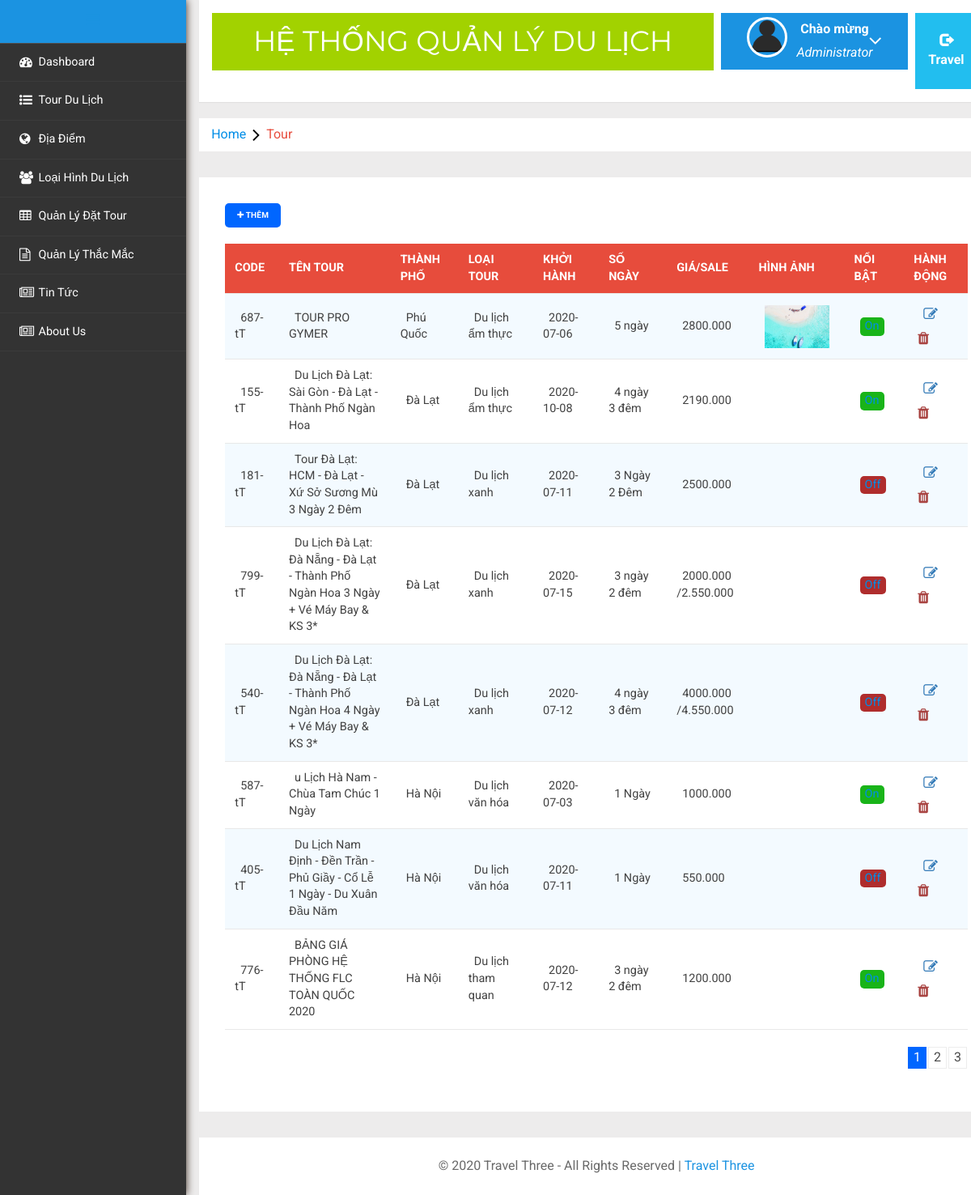
The page /index.php?controller=admin&action=tour (signed in) on the database its author committed.
### tables this page shows
CREATE TABLE `tbl_tour` (
  `id_tour` int(11) NOT NULL,
  `id_destination` int(11) NOT NULL,
  `id_activities` int(11) NOT NULL,
  `Code` varchar(255) NOT NULL,
  `Name_tour` varchar(255) NOT NULL,
  `startDate` date NOT NULL,
  `time_tour` varchar(255) NOT NULL,
  `Price` varchar(255) NOT NULL,
  `Img` varchar(255) NOT NULL,
  `Img1` varchar(255) NOT NULL,
  `Img2` varchar(255) NOT NULL,
  `Img3` varchar(255) NOT NULL,
  `Sale` varchar(255) NOT NULL,
  `Content` text NOT NULL,
  `CtTour` longtext NOT NULL,
  `Feature` varchar(255) NOT NULL
);

CREATE TABLE `tbl_destination` (
  `id_destination` int(11) NOT NULL,
  `Name_city` varchar(255) NOT NULL,
  `Details` varchar(255) NOT NULL,
  `Picture` varchar(255) NOT NULL
);

CREATE TABLE `tbl_activities` (
  `id_activities` int(11) NOT NULL,
  `Name_LH` varchar(255) NOT NULL,
  `Details` varchar(255) NOT NULL,
  `Picture` varchar(255) NOT NULL
);

### model/db_config.php (called while the page is built, shortened)
<?php
class Database
{
    private $hostname = 'localhost';
    private $username = 'root';
    private $pass = '';
    private $dbname = 'travel';
    private $conn = NULL;
    private $result = NULL;
    public function connect()
    {
        $this->conn = new mysqli($this->hostname, $this->username, $this->pass, $this->dbname);
        if (!$this->conn) {
            echo "Connect Fail";
            exit();
        } else {
            mysqli_set_charset($this->conn, 'utf8');
        }
        return $this->conn;
    }
    public function execute($sql)
    {
        $this->result = $this->conn->query($sql);
        return $this->result;
    }
    public function getData()
    {
        if ($this->result) {
            $data = mysqli_fetch_array($this->result);
        } else {
            $data = 0;
        }
        return $data;
    }
    public function num_rows()
    {
        if ($this->result) {
            $num = mysqli_num_rows($this->result);
        } else {
            $num = 0;
        }
        return $num;
    }
    public function Tour_count($tour)
    {
        $sql = "SELECT $tour.*, tbl_destination.Name_city,tbl_activities.Name_LH
        FROM $tour INNER JOIN tbl_destination ON $tour.id_destination = tbl_destination.id_destination
        INNER JOIN tbl_activities ON $tour.id_activities  = tbl_activities.id_activities
        ORDER BY $tour.id_tour DESC";
        $this->execute($sql);
        if ($this->num_rows() == 0) {
            $data = 0;
        } else {
            while ($datas = $this->getData()) {
                $data[] = $datas;
            }
        }
        return $data;
    }
    public function Show_Tour($tour, $page_item, $offset)
    {
        $sql = "SELECT $tour.*, tbl_destination.Name_city,tbl_activities.Name_LH
        FROM $tour INNER JOIN tbl_destination ON $tour.id_destination = tbl_destination.id_destination
        INNER JOIN tbl_activities ON $tour.id_activities  = tbl_activities.id_activities
        ORDER BY $tour.id_tour DESC LIMIT $page_item OFFSET $offset";
        $this->execute($sql);
        if ($this->num_rows() == 0) {
            $data = 0;
        } else {
            while ($datas = $this->getData()) {
                $data[] = $datas;
            }
        }
        return $data;
    }
}

### view/admin/manage_tour.php (the view, shortened to what this page needs)
<?php
if (empty($_SESSION['User'])) {
	header('location:http://localhost/travel/index.php?controller=admin&action=login');
} else {
?>
	<!DOCTYPE HTML>
	<html>
	<head>
	</head>
	<body>
		<div class="page-container">
			<div class="left-content">
				<div class="mother-grid-inner">
					<?php include('admin/includes/header.php'); ?>
				</div>
				<ol class="breadcrumb">
					<li class="breadcrumb-item"><a href="index.html">Home</a><i class="fa fa-angle-right"></i>Tour</li>
				</ol>
				<div class="agile-grids">
					<div class="agile-tables">
						<div class="w3l-table-info">
							<a href="http://localhost/travel/index.php?controller=admin&action=add_tour" class="btn btn_add btn-primary"><i class="fa fa-plus "></i> Thêm</a>
							<table id="table">
								<thead>
									<tr>
										<th>Code</th>
										<th width="15%">Tên Tour</th>
										<th>Thành Phố</th>
										<th>Loại Tour</th>
										<th>Khởi Hành</th>
										<th>Số Ngày</th>
										<th width="8%">Giá/Sale</th>
										<th>Hình ảnh</th>
										<th>Nổi Bật</th>
										<th>Hành Động</th>
									</tr>
								</thead>
								<tbody>
									<?php
									$totalRecords = count($tour);
									$totalPage = ceil($totalRecords / $page_item);
									foreach ($data_tour as $value) {
									?>
										<tr>
											<td><?php echo $value['Code']; ?></td>
											<td><?php echo $value['Name_tour']; ?></td>
											<td><?php echo $value['Name_city']; ?></td>
											<td><?php echo $value['Name_LH']; ?></td>
											<td><?php echo $value['startDate']; ?></td>
											<td><?php echo $value['time_tour']; ?></td>
											<td><?php echo $value['Price']; ?>
												<?php
												if ($value['Sale'] == "") {
													echo " ";
												} else {
													echo "/" . $value['Sale'];
												}
												?>
											</td>
											<td> <img src="admin/Tour_img/<?php echo $value['Img']; ?>" alt="" width="80px" /></td>
											<?php
											if ($value['Feature'] == "Off") { ?>
											<td class="status">
													<button type="submit" name="gettotal" class="btn_danger">
														<a class="status_text" href="http://localhost/travel/index.php?controller=admin&action=feature_tour&id=<?php echo $value['id_tour'] ?>">
															<?php echo $value['Feature']; ?>
														</a>
													</button>
											</td>
											<?php } else if ($value['Feature'] == "On") { ?>
											<td class="fea_dis">
													<button type="submit" name="gettotal" class="btn_success">
														<a class="status_text" href="http://localhost/travel/index.php?controller=admin&action=feature_tour_off&id=<?php echo $value['id_tour'] ?>">
														</a>
													</button>
											</td>
											<?php } ?>
											<td>
												<a href="http://localhost/travel/index.php?controller=admin&action=update_tour&id=<?php echo $value['id_tour'] ?>">
													<i style="font-size: 1.1rem; line-height: 20px; padding: 5px;" class="fa fa-edit text-primary"></i>
												</a>
												<a href="http://localhost/travel/index.php?controller=admin&action=delete_tour&id=<?php echo $value['id_tour'] ?>">
													<i style="font-size: 1.1rem; line-height: 20px; padding: 5px;" class="fa fa-trash text-danger"></i>
												</a>
											</td>
										</tr>
									<?php  } ?>
								</tbody>
							</table>
						</div>
						<div class="pagination ">
							<?php
							for ($num = 1; $num <= $totalPage; $num++) { ?>
								<?php if ($num != $current_page) { ?>
									<a href="http://localhost/travel/index.php?controller=admin&action=tour&per_page=<?= $page_item ?>&page=<?= $num ?>"><?= $num ?></a>
								<?php }else { ?>
										<span class="active"><?= $num ?></span>
								<?php } ?>
							<?php } ?>
						</div>
					</div>
					<?php include('admin/includes/footer.php'); ?>
				</div>
			</div>
			<?php include('admin/includes/sidebarmenu.php'); ?>
		</div>
	</body>
	</html>
<?php } ?>

### admin/css/table-style.css (style rules this page uses)
table { background: white; border-collapse: collapse; margin: 1.25em 0 0; width: 100%; }
table tr, table th, table td { border: none; border-bottom: 1px solid #e8e8e8; font-size: .95em; }
table th, table td { padding: 10px 12px; text-align: left; }
table th { background: #e74c3c; color: #fff; text-transform: uppercase; }
table tr td { background: #f3faff; color: #424242; }
table tr:nth-of-type(2n+2) td { background: #ffffff; }
table { width: 100%; }

### style.css (style rules this page uses)
.btn_add { background-color: #0066ff !important; border-radius: 5px; font-size: 10px !important; }
.status .btn_danger { background-color: rgb(175, 45, 45) !important; box-shadow: none; border: 0px solid #fff; border-radius: 5px; }
.fea_dis .btn_success, .disabled .btn_success { background-color: rgb(25, 180, 25) !important; box-shadow: none; border: 0px solid #fff; border-radius: 5px; }

### index.php (style rules this page uses)
body a { background: none !important; }
.pagination { display: flex !important; justify-content: flex-end !important; }
.pagination a { border: 1px solid rgba(0, 0, 0, 0.1); padding: 1px 6px; margin: 1px; color: #000; opacity: 0.7; font-size: 1rem; }
.pagination .active { border: 1px solid #0066ff; padding: 1px 6px; margin: 1px; color: #fff; background-color: #0066ff; font-size: 1rem; }

### rows shown on the page
tbl_tour: Code "687-tT", Name_tour "TOUR PRO GYMER", id_destination.Name_city "Phú Quốc", id_activities.Name_LH "Du lịch ẩm thực", startDate "2020-07-06", time_tour "5 ngày", Price "2800.000", Img (picture)
tbl_tour: Code "155-tT", Name_tour "Du Lịch Đà Lạt: Sài Gòn - Đà Lạt - Thành Phố Ngàn Hoa", id_destination.Name_city "Đà Lạt", id_activities.Name_LH "Du lịch ẩm thực", startDate "2020-10-08", time_tour "4 ngày 3 đêm", Price "2190.000"
tbl_tour: Code "181-tT", Name_tour "Tour Đà Lạt: HCM - Đà Lạt - Xứ Sở Sương Mù 3 Ngày 2 Đêm", id_destination.Name_city "Đà Lạt", id_activities.Name_LH "Du lịch xanh", startDate "2020-07-11", time_tour "3 Ngày 2 Đêm", Price "2500.000", Feature "Off"
tbl_tour: Code "799-tT", Name_tour "Du Lịch Đà Lạt: Đà Nẵng - Đà Lạt - Thành Phố Ngàn Hoa 3 Ngày + Vé Máy Bay & KS 3*", id_destination.Name_city "Đà Lạt", id_activities.Name_LH "Du lịch xanh", startDate "2020-07-15", time_tour "3 ngày 2 đêm", Price "2000.000", Sale "2.550.000", Feature "Off"
tbl_tour: Code "540-tT", Name_tour "Du Lịch Đà Lạt: Đà Nẵng - Đà Lạt - Thành Phố Ngàn Hoa 4 Ngày + Vé Máy Bay & KS 3*", id_destination.Name_city "Đà Lạt", id_activities.Name_LH "Du lịch xanh", startDate "2020-07-12", time_tour "4 ngày 3 đêm", Price "4000.000", Sale "4.550.000", Feature "Off"
tbl_tour: Code "587-tT", Name_tour "u Lịch Hà Nam - Chùa Tam Chúc 1 Ngày", id_destination.Name_city "Hà Nội", id_activities.Name_LH "Du lịch văn hóa", startDate "2020-07-03", time_tour "1 Ngày", Price "1000.000"
tbl_tour: Code "405-tT", Name_tour "Du Lịch Nam Định - Đền Trần - Phủ Giầy - Cổ Lễ 1 Ngày - Du Xuân Đầu Năm", id_destination.Name_city "Hà Nội", id_activities.Name_LH "Du lịch văn hóa", startDate "2020-07-11", time_tour "1 Ngày", Price "550.000", Feature "Off"
tbl_tour: Code "776-tT", Name_tour "BẢNG GIÁ PHÒNG HỆ THỐNG FLC TOÀN QUỐC 2020", id_destination.Name_city "Hà Nội", id_activities.Name_LH "Du lịch tham quan", startDate "2020-07-12", time_tour "3 ngày 2 đêm", Price "1200.000"
